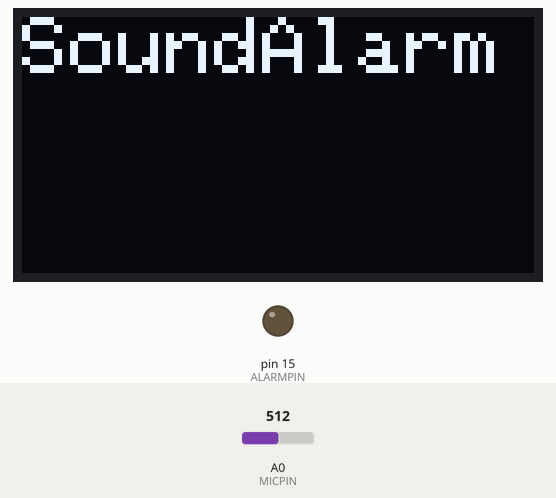
Simulated run of this sketch. Board: Arduino Uno, built with avr-gcc and run on an emulated ATmega328P. Parts: 128×64 one-colour display, output pins drawn as LEDs (lit = HIGH). The inputs (shaded band) are chosen by the test bench; at power-on: A0 (MICPIN) = 512. What the sketch prints to the serial monitor is not drawn.

Above: at 0.1 s.
At 4.92 s:
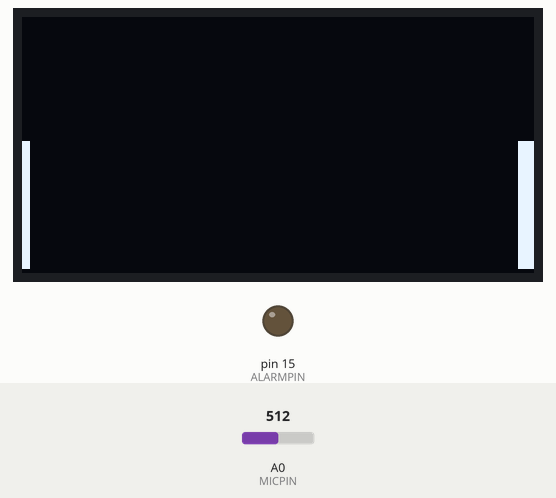
At 9.56 s:
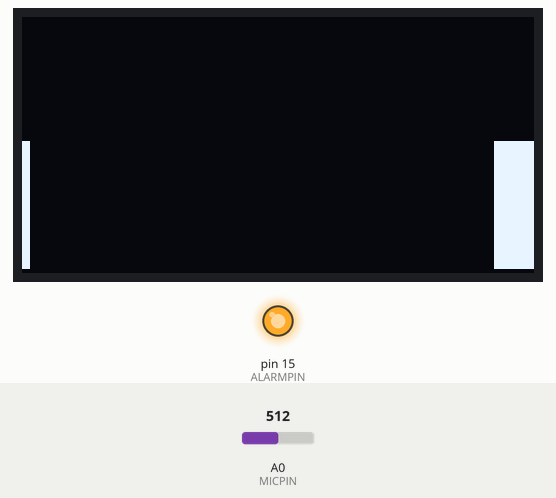
At 19.5 s:
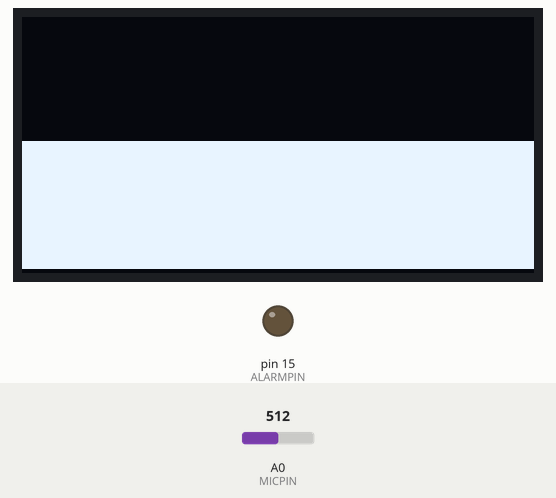
Timing chart, 0 to 21.0 s (numbered marks = the images above):
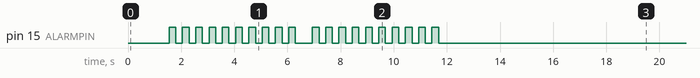

The sketch:

soundalarm.ino
```cpp
//Alarm system activated by sound. Uses buzzer and microphone with integrated
//amplifier modules from sensor side panel.
#include <Wire.h>
#include <Adafruit_GFX.h>
#include <Adafruit_SSD1306.h>
#define SCREEN_WIDTH 128 // OLED display width, in pixels
#define SCREEN_HEIGHT 64 // OLED display height, in pixels
Adafruit_SSD1306 display(SCREEN_WIDTH, SCREEN_HEIGHT, &Wire, -1);

#define MICPIN  A0
//D15 == A1 pin
#define ALARMPIN 15

//anything above trigger value will trigger alarm
#define TRIGGERVALUE  100
//alarm will ring for this amount of mili seconds
#define ALARMTIMEOUT  5000

void soundAlarm(){

  int elapsed = 0;
  while(elapsed < ALARMTIMEOUT){
    digitalWrite(ALARMPIN, 1);
    delay(250);
    elapsed += 250;
    digitalWrite(ALARMPIN, 0);
    delay(250);
    elapsed += 250;
  }
}

int updateFilterValue(int *avg, int value){

  *avg = *avg * 0.8 + value * 0.2;
  return value - *avg;
}

int avg = 0;
int alarmThreshold = 0;

void setup() {
  //Remove these if you don't want to use display
  if(!display.begin(SSD1306_SWITCHCAPVCC, 0x3C)) { // Address 0x3D for 128x64
    Serial.println(F("SSD1306 allocation failed"));
    for(;;); // Don't proceed, loop forever
  }
  display.clearDisplay();
  display.display();
  display.setTextSize(2);             // Normal 1:1 pixel scale
  display.setTextColor(SSD1306_WHITE);        // Draw white text
  display.setCursor(0,0);
  display.println("SoundAlarm");
  display.display();
  delay(1000);
  display.clearDisplay();

  //Remove end

  Serial.begin(115200);
  Serial.println("Hello");

  pinMode(ALARMPIN, OUTPUT);

  //collect a number of samples to get reference baseline of sound
  for(int i=0; i<512; i++){
    updateFilterValue(avg, analogRead(MICPIN));
  }

}

void updateScreen(int value){
  static int values[64];
  static int start_idx;

  int currValue = value / 16;
  if(currValue > display.height()-1){
    currValue = display.height() - 1;
  }

  values[start_idx] = currValue;

  display.clearDisplay();
  for(int i=0;i<64;i++){
    display.fillRect(i*2, display.height()-1-values[(start_idx+i)%64], 2, values[(start_idx+i)%64], SSD1306_WHITE);
  }
  start_idx += 1;
  start_idx %= 64;
  display.display();
}

void loop() {
  //this will let us know how far away we're from the moving average
  int rawValue = analogRead(MICPIN);
  int value = abs(updateFilterValue(&avg, rawValue));
  updateScreen(rawValue);
  delay(100);

  //only react to sounds that are long and powerful enough:
  if(value >= TRIGGERVALUE){
    alarmThreshold += 1;

    //if sound has went long enough sound the alarm:
    if(alarmThreshold >= 3){
      soundAlarm();
      alarmThreshold = 0;
    }
  }else{
    //Reset in cases where the sound was too short
    alarmThreshold = 0;
  }
}
```

Measured:
- by itself, pin 15 (ALARMPIN): goes 9 × (HIGH 0.25 s, LOW 0.25 s), HIGH 0.25 s, LOW 0.64 s, 9 × (HIGH 0.25 s, LOW 0.25 s), HIGH 0.25 s, then LOW
- what the display in image 0 shows lasts 1.1 s, from 0.1 s to 1.2 s
